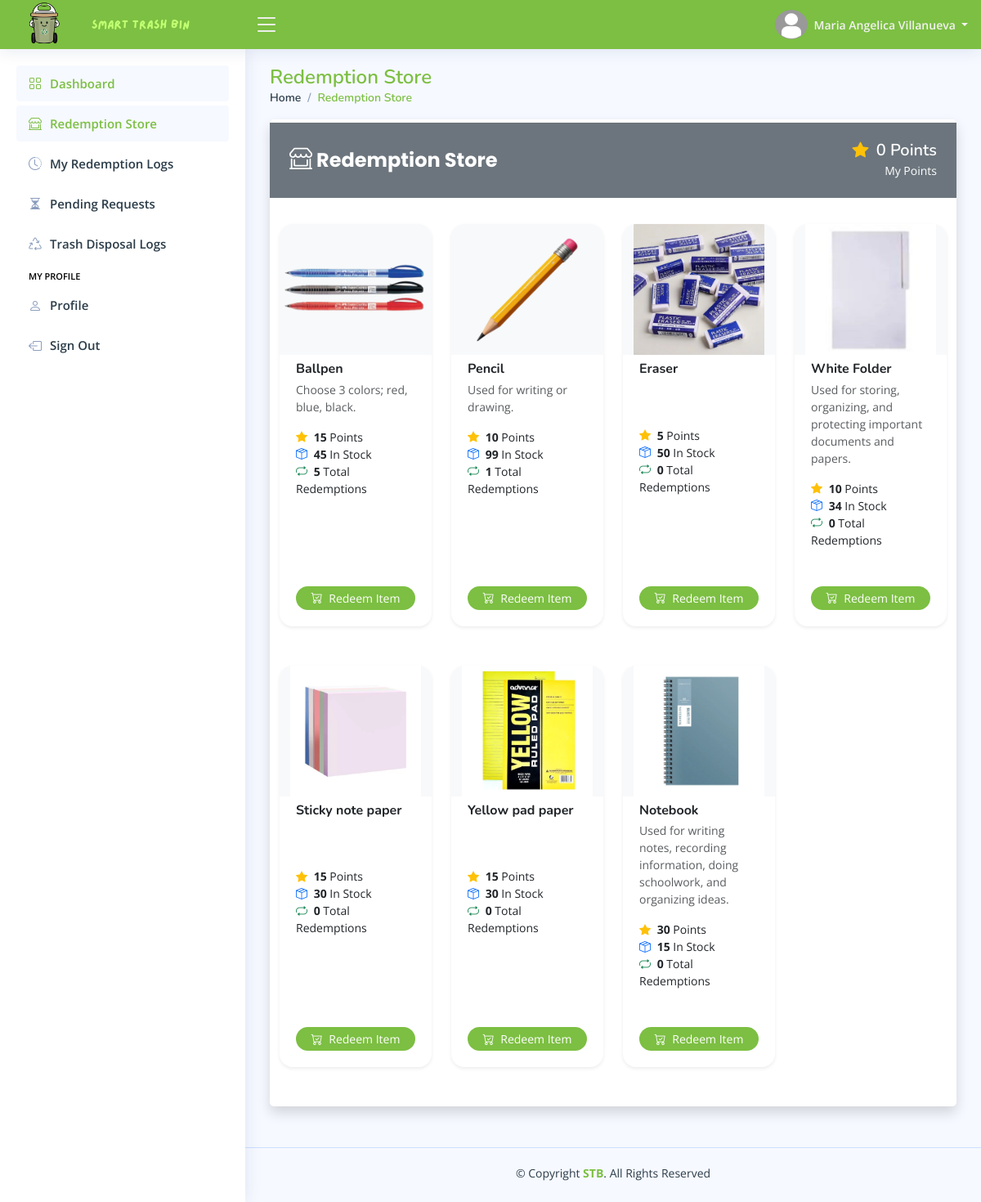
/pages/student/home.php?page=redemption-store (signed in), run on the app's committed database.
### tables this page shows
CREATE TABLE `student_profile_tbl` (
  `tbl_row_id` int(11) NOT NULL,
  `student_lrn` varchar(255) NOT NULL,
  `profile_picture` varchar(255) DEFAULT NULL,
  `date_of_birth` date NOT NULL,
  `gender` enum('Male','Female','Others') DEFAULT 'Others',
  `civil_status` enum('Single','Married','Divorced','Widowed') DEFAULT 'Single',
  `address` varchar(255) NOT NULL,
  `phone_number` varchar(50) NOT NULL,
  `facebook_link` varchar(255) NOT NULL,
  `updated_at` timestamp NOT NULL DEFAULT current_timestamp() ON UPDATE current_timestamp()
);

CREATE TABLE `student_accounts_tbl` (
  `tbl_row_id` int(11) NOT NULL,
  `student_lrn` varchar(255) NOT NULL,
  `student_rfid` varchar(255) DEFAULT NULL,
  `first_name` varchar(100) NOT NULL,
  `middle_name` varchar(100) DEFAULT NULL,
  `last_name` varchar(100) NOT NULL,
  `email_address` varchar(150) NOT NULL,
  `student_password` varchar(255) NOT NULL,
  `role` enum('Student') DEFAULT 'Student',
  `grade_level` enum('Grade 7','Grade 8','Grade 9','Grade 10','Grade 11','Grade 12') DEFAULT NULL,
  `student_points` int(11) NOT NULL DEFAULT 0,
  `reset_password_token` varchar(255) DEFAULT NULL,
  `password_token_expiry` datetime DEFAULT NULL,
  `locked_account` enum('Yes','No') DEFAULT 'No',
  `created_at` timestamp NOT NULL DEFAULT current_timestamp(),
  `updated_at` timestamp NOT NULL DEFAULT current_timestamp() ON UPDATE current_timestamp()
);

CREATE TABLE `reward_items_tbl` (
  `item_id` int(11) NOT NULL,
  `item_image` varchar(255) DEFAULT NULL,
  `item_name` varchar(255) NOT NULL,
  `item_description` text DEFAULT 'N/A',
  `item_points` int(11) NOT NULL,
  `item_stocks` int(11) NOT NULL,
  `added_at` timestamp NOT NULL DEFAULT current_timestamp(),
  `updated_at` timestamp NOT NULL DEFAULT current_timestamp() ON UPDATE current_timestamp()
);

### pages/student/pages/redemption-store.php (the view, shortened to what this page needs)
<main class="main" id="main">
    <?php
    include_once "includes/pagetitle.php";
    ?>
    <section class="section">
        <div class="row">
            <div class="col-lg-12">
                <div class="card shadow">
                    <div class="d-flex justify-content-between align-items-center px-4 py-2 bg-secondary mb-2 mt-1">
                        <h5 class="card-title text-white custom-card-title fw-bold">
                            <i class="bi bi-shop-window fs-3"></i>
                            Redemption Store
                        </h5>
                        <div class="text-end text-white">
                            <h5 class="mb-0 fw-semibold">
                                <i class="bi bi-star-fill text-warning me-1"></i>
                                <?php echo $student_points ?? '0'; ?> Points
                            </h5>
                            <small class="text-white"> My Points </small>
                        </div>
                    </div>
                    <div class="container-fluid my-4">
                        <div class="row g-4">
                            <?php
                            $fetch_items = $conn->prepare("SELECT
                                                                    rt.*,
                                                                    COALESCE(SUM(tt.item_quantity), 0) AS 'item_redeems'
                                                                FROM reward_items_tbl rt
                                                                LEFT JOIN transactions_tbl tt
                                                                ON rt.item_id = tt.item_redeemed AND tt.redeem_status = :redeem_status
                                                                WHERE rt.item_stocks > 0
                                                                GROUP BY rt.item_id
                                                                ORDER BY item_redeems DESC, rt.item_stocks DESC
                                                            ");
                            $fetch_items->execute([":redeem_status" => "Approved"]);
                            if ($fetch_items->rowCount() > 0) {
                                while ($item_data = $fetch_items->fetch()) {
                                    $item_image = $item_data["item_image"];
                            ?>
                                    <div class="col-12 col-sm-6 col-md-4 col-lg-3 mb-4">
                                        <div class="card shadow-sm h-100 border-0 rounded-4 overflow-hidden">
                                            <div class="bg-light d-flex align-items-center justify-content-center mb-2" style="height: 160px; overflow: hidden;">
                                                <img src="<?php echo htmlspecialchars($item_file_path . $item_image); ?>" alt="Item Image" class="img-fluid object-fit-cover" style="max-height: 100%; width: auto;">
                                            </div>
                                            <div class="card-body d-flex flex-column justify-content-between">
                                                <h6 class="fw-bold text-dark text-truncate mb-1">
                                                    <?php echo htmlspecialchars($item_data["item_name"]); ?>
                                                </h6>
                                                <p class="text-muted small mb-3" style="min-height: 40px;">
                                                    <?php echo htmlspecialchars($item_data["item_description"]); ?>
                                                </p>
                                                <ul class="list-unstyled small mb-3">
                                                    <li>
                                                        <i class="bi bi-star-fill text-warning me-1"></i>
                                                        <strong><?php echo htmlspecialchars($item_data["item_points"]); ?></strong> Points
                                                    </li>
                                                    <li>
                                                        <i class="bi bi-box-seam text-primary me-1"></i>
                                                        <strong><?php echo htmlspecialchars($item_data["item_stocks"]); ?></strong> In Stock
                                                    </li>
                                                    <li>
                                                        <i class="bi bi-repeat text-success me-1"></i>
                                                        <strong><?php echo htmlspecialchars($item_data["item_redeems"]); ?></strong> Total Redemptions
                                                    </li>
                                                </ul>
                                                <div class="mt-auto text-end">
                                                    <button class="btn btn-sm custom-add-btn w-100 rounded-pill text-white" data-bs-toggle="modal" data-bs-target="#redeem-item-<?php echo htmlspecialchars($item_data["item_id"]); ?>">
                                                        <i class="bi bi-cart-check me-1"></i> Redeem Item
                                                    </button>
                                                </div>
                                            </div>
                                        </div>
                                    </div>
                                <?php
                                }
                            }
                            ?>
                        </div>
                    </div>
                </div>
            </div>
        </div>
    </section>
</main>

### pages/student/includes/header.php (shortened to what this page needs)
<header id="header" class="header fixed-top d-flex align-items-center">
    <div class="d-flex align-items-center justify-content-between">
        <a href="home.php" class="logo d-flex align-items-center gap-0">
            <img src="../../assets/global/images/stb-logo.png" alt="Website Logo">
            <img src="../../assets/global/images/stb-name.png" alt="Website Logo">
        </a>
        <i class="bi bi-list toggle-sidebar-btn"></i>
    </div>
    <nav class="header-nav ms-auto">
        <ul class="d-flex align-items-center">
            <li class="nav-item dropdown pe-3">
                <a class="nav-link nav-profile d-flex align-items-center pe-0" href="#" data-bs-toggle="dropdown">
                    <img src="<?php echo htmlspecialchars($file_path . $profile_picture); ?>" alt="Profile Picture" class="rounded-circle" width="40" height="40">
                    <span class="d-none d-md-block dropdown-toggle ps-2"> <?php echo htmlspecialchars($first_name . " " . $last_name); ?> </span>
                </a>
            </li>
        </ul>
    </nav>
</header>

### assets/main/css/styles.css (style rules this page uses)
:root { scroll-behavior: smooth; }
body { font-family: "Open Sans", sans-serif; background: #f6f9ff; color: #444444; }
a { color: #4154f1; text-decoration: none; }
h1, h2, h3, h4, h5, h6 { font-family: "Nunito", sans-serif; }
#main { margin-top: 60px; padding: 20px 30px; transition: all 0.3s; }
.card { margin-bottom: 30px; border: none; border-radius: 5px; box-shadow: 0px 0 30px rgba(1, 41, 112, 0.1); }
.card-title { padding: 20px 0 15px 0; font-size: 18px; font-weight: 500; color: #2b3c49; font-family: "Poppins", sans-serif; }
.card-body { padding: 0 20px 20px 20px; }
.logo { line-height: 1; font-size: 2rem; color: #f2f2f2; font-weight: bold; }
@media (min-width: 1200px) { .logo { width: 280px; } }
.logo img { width: auto; max-height: 70px; margin: 12px 12px 12px 0; }
.header { transition: all 0.5s; z-index: 997; height: 60px; box-shadow: 0px 2px 20px rgba(1, 41, 112, 0.1); background-color: #7CBF42; padding-left: 20px; }
.header .toggle-sidebar-btn { font-size: 32px; padding-left: 10px; cursor: pointer; color: #f2f2f2; }
.header-nav ul { list-style: none; }
.header-nav>ul { margin: 0; padding: 0; }
.header-nav .nav-profile { color: #f2f2f2; }
.header-nav .nav-profile img { max-height: 36px; }
.header-nav .nav-profile span { font-size: 14px; font-weight: 600; }
@media (min-width: 1200px) { #main, #footer { margin-left: 300px; } }

### pages/student/home.php (style rules this page uses)
.custom-add-btn, .custom-save-btn { background-color: #7CBF42; border: none; }
.custom-card-title { font-size: 24px; }

### data on the page
student_profile_tbl: student_accounts_tbl.first_name+last_name "Maria Angelica Villanueva", student_accounts_tbl.student_points "0"
reward_items_tbl: item_image (picture), item_name "Ballpen", item_description "Choose 3 colors; red, blue, black.", item_points "15", item_stocks "45", item_redeems "5"
reward_items_tbl: item_image (picture), item_name "Pencil", item_description "Used for writing or drawing.", item_points "10", item_stocks "99", item_redeems "1"
reward_items_tbl: item_image (picture), item_name "Eraser", item_points "5", item_stocks "50", item_redeems "0"
reward_items_tbl: item_image (picture), item_name "White Folder", item_description "Used for storing, organizing, and protecting important documents and papers.", item_points "10", item_stocks "34", item_redeems "0"
reward_items_tbl: item_image (picture), item_name "Sticky note paper", item_points "15", item_stocks "30", item_redeems "0"
reward_items_tbl: item_image (picture), item_name "Yellow pad paper", item_points "15", item_stocks "30", item_redeems "0"
reward_items_tbl: item_image (picture), item_name "Notebook", item_description "Used for writing notes, recording information, doing schoolwork, and organizing ideas.", item_points "30", item_stocks "15", item_redeems "0"

### other printed values
$page_titles[$page_name] "Redemption Store"
